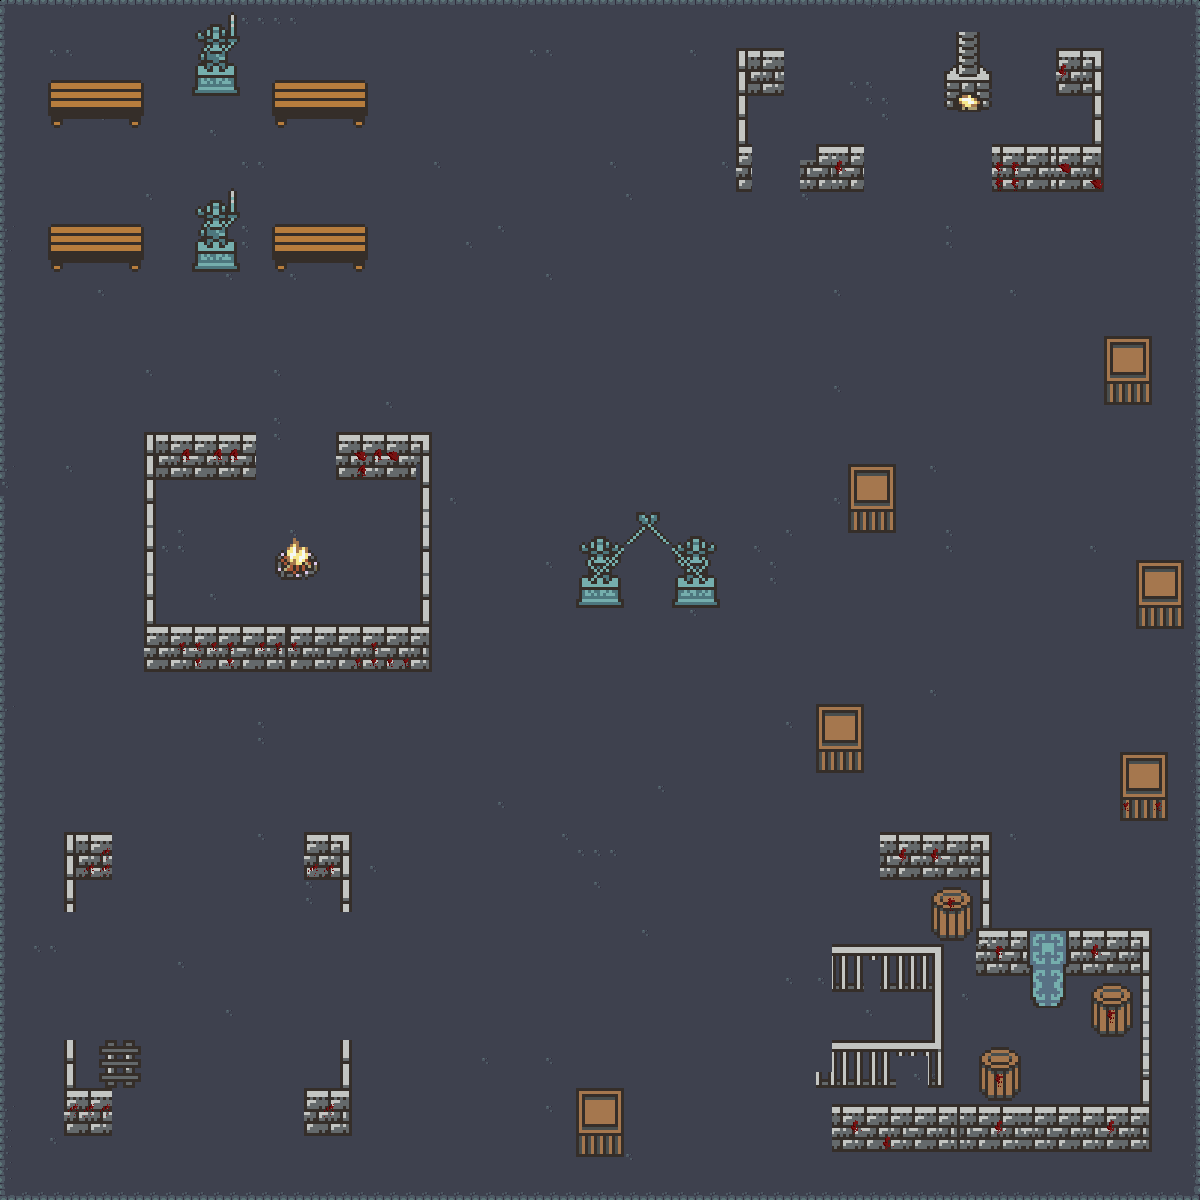

A level layout from a 2D game, rendered from its tile map. Below: a short description, then the map file with tile-grid data replaced by summaries:
An orthogonal 75x75 tile map with 16x16 px tiles, 3 tile layers (background, foreground, decoration), 4 tilesets.

<map version="1.2" tiledversion="1.2.0" orientation="orthogonal" renderorder="right-down" width="75" height="75" tilewidth="16" tileheight="16" infinite="0" nextlayerid="7" nextobjectid="8">
 <tileset firstgid="1" source="dungeon.tsx" />
 <tileset firstgid="553" source="spooky.tsx" />
 <tileset firstgid="2857" name="blood" tilewidth="16" tileheight="16" tilecount="49" columns="7">
  <image source="tileset01.png" width="112" height="112" />
 </tileset>
 <tileset firstgid="2906" source="ground.tsx" />
 <layer id="2" name="background" width="75" height="75" locked="1">
  <data>[5625 cells, 5625 non-empty, 21 distinct tile ids]</data>
 </layer>
 <layer id="4" name="foreground" width="75" height="75" locked="1">
  <data>[5625 cells, 683 non-empty, 233 distinct tile ids]</data>
 </layer>
 <layer id="6" name="decoration" width="75" height="75" locked="1">
  <data>[5625 cells, 66 non-empty, 21 distinct tile ids]</data>
 </layer>
</map>
